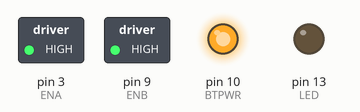
Recording of a sketch running on a simulated Arduino Uno, built with avr-gcc and run on an emulated ATmega328P. Shown: switched loads named in the sketch (green lamp = pin HIGH), output pins drawn as LEDs (lit = HIGH). What the sketch prints to the serial monitor is not drawn.

Above: at 11.5 s.
At 15.0 s:
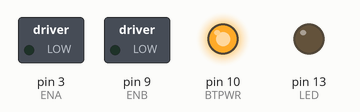
Timing chart, 0 to 18.1 s (numbered marks = the images above):
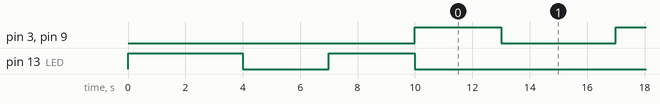

Measured:
- by itself, pin 3 (ENA), pin 9 (ENB): alternates HIGH for 3.0 s and LOW for 4.0 s

The sketch:

sketch_apr20a_v2_Prueba_Marcha_Atras.ino
```cpp
/*
 * MUY IMPORTANTE - Al enviar a Arduino DESCONECTAR TX y RX del bluetooth.
 */

const int LED = 13;
const int BTPWR = 10;

char nombreBT[11] = "Car_San";
char pin[5] = "0000";
char velocidad = '4'; // la velocidad 9600 se corresponde con el num. 4
char modo='1';        // '0' para esclavo y '1' para maestro

// Motor A
int ENA = 3;
int IN1 = 2;
int IN2 = 5;

// Motor B
int ENB = 9;
int IN3 = 7;
int IN4 = 8;
int estado = 'p';

void setup() {
  pinMode(LED, OUTPUT);
  pinMode(BTPWR, OUTPUT);

  Serial.begin(38400);  // velocidad de BT en modo de configuración.

  /*solo pulsador */
  // bluetooth con pulsador y sin conectar por cable EN ó KEY
  digitalWrite(LED, HIGH);
  delay(4000);
  digitalWrite(LED, LOW);
  //++++++++++++++++++++++/

  digitalWrite(BTPWR, HIGH);
  delay(3000);
  Serial.print("AT\r\t");  // con \r\t le indicamos que ha terminado la linea de codigo

  Serial.print("AT+NAME:");
  Serial.print(nombreBT);
  Serial.print("\r\t");

  Serial.print("AT+PIN:");  // ó AT+PSWD:
  Serial.print(pin);
  Serial.print("\r\t");

  Serial.print("AT+BAUD:");
  Serial.print(velocidad);
  Serial.print("\r\t");

  Serial.print("AT+Mode:");
  Serial.print(modo);
  Serial.print("\r\t");

  digitalWrite(LED, HIGH);
  delay(3000);
  digitalWrite(LED, LOW);

}

void loop (){

  /* if (Serial.available())
  {
    estado = Serial.read();

    if (estado == 'w')
    {
      Adelante();
    }
    if (estado == 's')
    {
      Atras();
    }
    if (estado == 'm')
    {
      Derecha();
    }
    if (estado == 'n')
    {
      Izquierda();
    }
    if (estado == 'q')
    {
      Parar();
    }
    if (estado == 'l')
    {
      digitalWrite(LED, HIGH);
    }
    if (estado == 'k')
    {
      digitalWrite(LED, LOW);
    }
  }
*/


//  Adelante ();
//  delay (5000);
  Atras ();
  delay (3000);
//  Derecha ();
//  delay (2000);
//  Izquierda ();
//  delay (2000);
  Parar ();
  delay (4000);

}
void Adelante ()
{
 //Direccion motor A
 digitalWrite (IN1, HIGH);
 digitalWrite (IN2, LOW);
 analogWrite (ENA, 255); //Velocidad motor A

  //Direccion motor B
 digitalWrite (IN3, HIGH);
 digitalWrite (IN4, LOW);
 analogWrite (ENB, 255); //Velocidad motor B
 }

void Atras ()
{
 //Direccion motor A
 digitalWrite (IN1, HIGH);
 digitalWrite (IN2, LOW);
 analogWrite (ENA, 255); //Velocidad motor A
 // Direccion motor B
 digitalWrite (IN3, LOW);
 digitalWrite (IN4, HIGH);
 analogWrite (ENB, 255); //Velocidad motor B
}

void Derecha ()
{
 //Direccion motor A
 digitalWrite (IN1, HIGH);
 digitalWrite (IN2, HIGH);
 analogWrite (ENA, 200); //Velocidad motor A
 //Direccion motor B
 digitalWrite (IN3, HIGH);
 digitalWrite (IN4, LOW);
 analogWrite (ENB, 100); //Velocidad motor A
}

void Izquierda ()
{
 //Direccion motor A
 digitalWrite (IN1, LOW);
 digitalWrite (IN2, HIGH);
 analogWrite (ENA, 100); //Velocidad motor A
 //Direccion motor B
 digitalWrite (IN3, LOW);
 digitalWrite (IN4, HIGH);
 analogWrite (ENB, 200); //Velocidad motor A
}


void Parar ()
{
 //Direccion motor A
 digitalWrite (IN1, LOW);
 digitalWrite (IN2, LOW);
 analogWrite (ENA, 0); //Velocidad motor A
 //Direccion motor B
 digitalWrite (IN3, LOW);
 digitalWrite (IN4, LOW);
 analogWrite (ENB, 0); //Velocidad motor A
}
```
